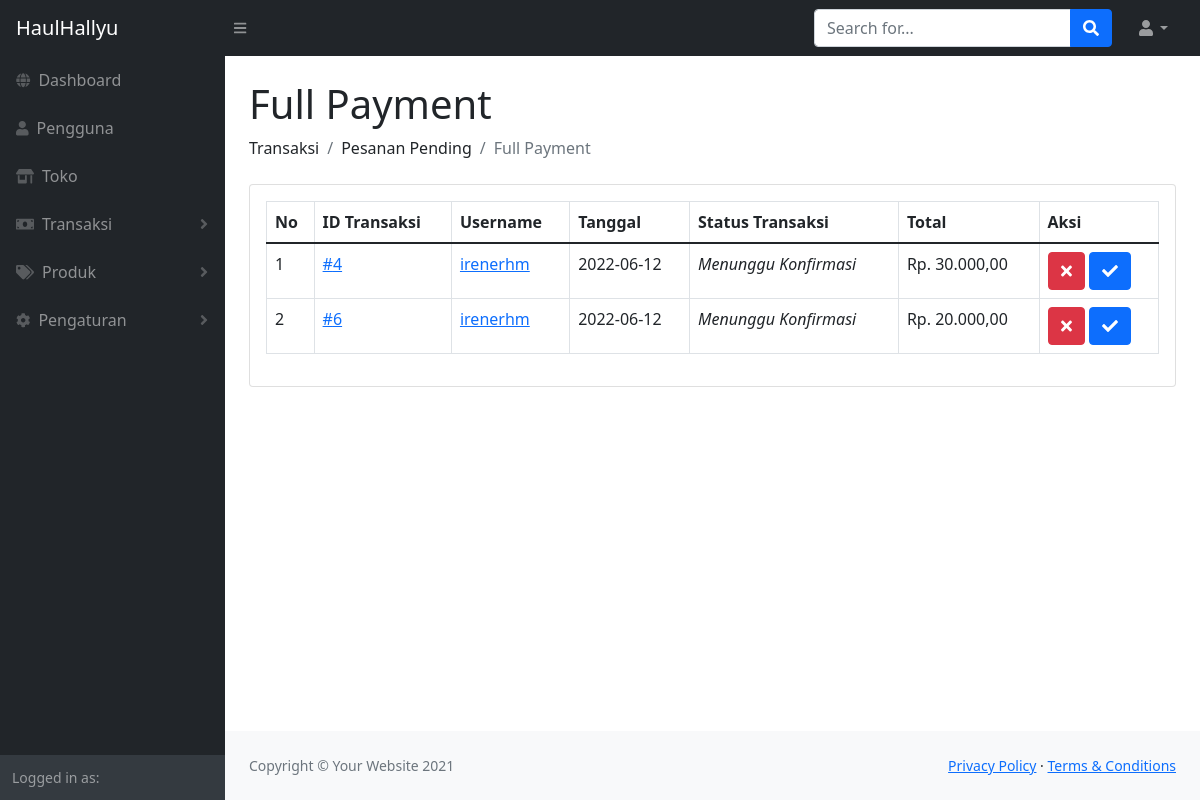
Screenshot of /fullpayment.php with the database file from the repository.
### tables this page shows
CREATE TABLE `transaksi` (
  `id_transaksi` int(11) NOT NULL,
  `tgl_transaksi` date DEFAULT NULL,
  `total_trans` int(100) DEFAULT NULL,
  `status_trans` varchar(100) DEFAULT NULL,
  `tarif` int(100) DEFAULT NULL,
  `jenispem` varchar(100) NOT NULL,
  `u_username` char(100) DEFAULT NULL
);

### fungsi.php (called while the page is built, shortened)
<?php
$servername = "localhost";
$username ="root";
$password ="";
$dbname = "webmerch";
$conn = mysqli_connect($servername, $username, $password, $dbname);
if (!function_exists('query'))   {
  function query($query) {
	global $conn;
	$result = mysqli_query($conn, $query);
	$rows = [];
	while( $row = mysqli_fetch_assoc($result) )  {
		$rows[] = $row;
	}
	return $rows;
	}
}
?>

### fullpayment.php (the view, shortened to what this page needs)
<?php
require 'fungsi.php';
$transaksi = query("SELECT * FROM transaksi WHERE status_trans='Menunggu Konfirmasi' AND jenispem='Full Payment'");
?>
<!DOCTYPE html>
<html>
    <head>
        <link href="https://cdn.jsdelivr.net/npm/simple-datatables@latest/dist/style.css" rel="stylesheet" />
        <link href="css/styles.css" rel="stylesheet" />
    </head>
    <body class="sb-nav-fixed">
        <?php require "navbar.php"; ?>
        <div id="layoutSidenav">
            <?php require "sidebar.php"; ?>
            <div id="layoutSidenav_content">
                <main>
                    <div class="container-fluid px-4">
                        <h1 class="mt-4">Full Payment</h1>
                        <ol class="breadcrumb mb-4">
                            <li class="breadcrumb-item">Transaksi</li>
                            <li class="breadcrumb-item">Pesanan Pending</li>
                            <li class="breadcrumb-item active">Full Payment</li>
                        </ol>
                        <div class="card">
                            <div class="card-body">
                                <div class="table-responsive">
                                    <table class="table table-bordered">
                                        <thead>
                                            <tr>
                                                <th>No</th>
                                                <th>ID Transaksi</th>
                                                <th>Username</th>
                                                <th>Tanggal</th>
                                                <th>Status Transaksi</th>
                                                <th>Total</th>
                                                <th>Aksi</th>
                                            </tr>
                                        </thead>
                                        <tbody>
                                        <?php $no = 1; ?>
                                        <?php
                                        foreach( $transaksi as $row): ?>
                                            <tr>
                                                <td><?= $no; ?></td>
                                                <td><a href="buktitf.php?id=<?= $row["id_transaksi"]; ?>">#<?= $row["id_transaksi"]; ?></a></td>
                                                <td><a href="detailuser.php?username=<?= $row["u_username"]; ?>">
                                                <?= $row["u_username"]; ?></a></td>
                                                <td><?= $row["tgl_transaksi"]; ?></td>
                                                <td><i><?= $row["status_trans"]; ?></i></td>
                                                <td>Rp. <?php echo number_format($row["tarif"],2,",",".");?></td>
                                                <td>
                                                    <a href="batalkan.php?id=<?= $row["id_transaksi"]; ?>"onclick= "return confirm('yakin?');"   class="btn btn-danger"><i class="fa fa-times" aria-hidden="true"></i></a>
                                                    <a href="confirm.php?id=<?= $row["id_transaksi"]; ?>"onclick= "return confirm('yakin?');"   class="btn btn-primary"><i class="fa fa-check" aria-hidden="true"></i></a>
                                                </td>
                                            </tr>
                                            <?php $no++; ?>
                                            <?php endforeach; ?>
                                        </tbody>
                                    </table>
                                </div>
                            </div>
                        </div>
                    </div>
                </main>
                <?php require "footer.php"; ?>
            </div>
        </div>
    </body>
</html>

### rows the page displays
transaksi: id_transaksi "4", u_username "irenerhm", tgl_transaksi "2022-06-12", status_trans "Menunggu Konfirmasi", tarif "30.000,00"
transaksi: id_transaksi "6", u_username "irenerhm", tgl_transaksi "2022-06-12", status_trans "Menunggu Konfirmasi", tarif "20.000,00"
